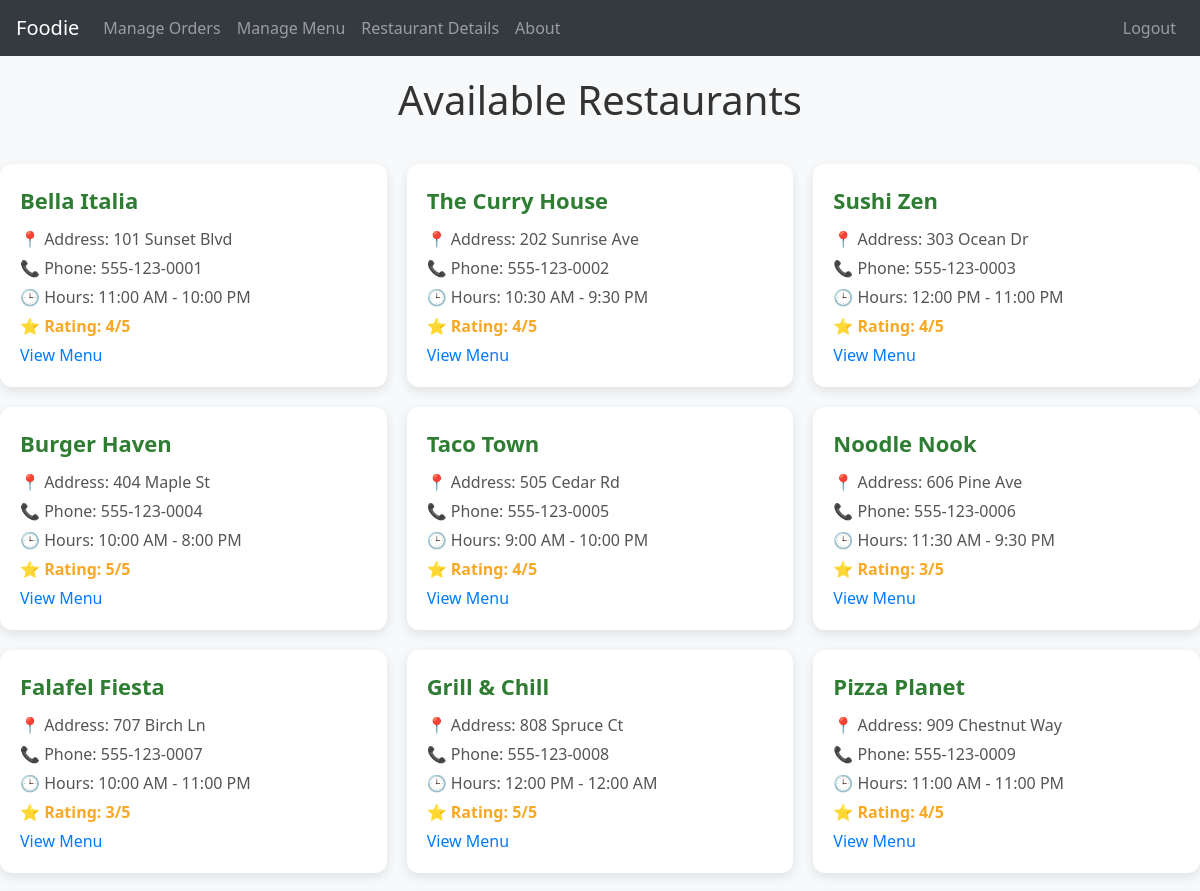
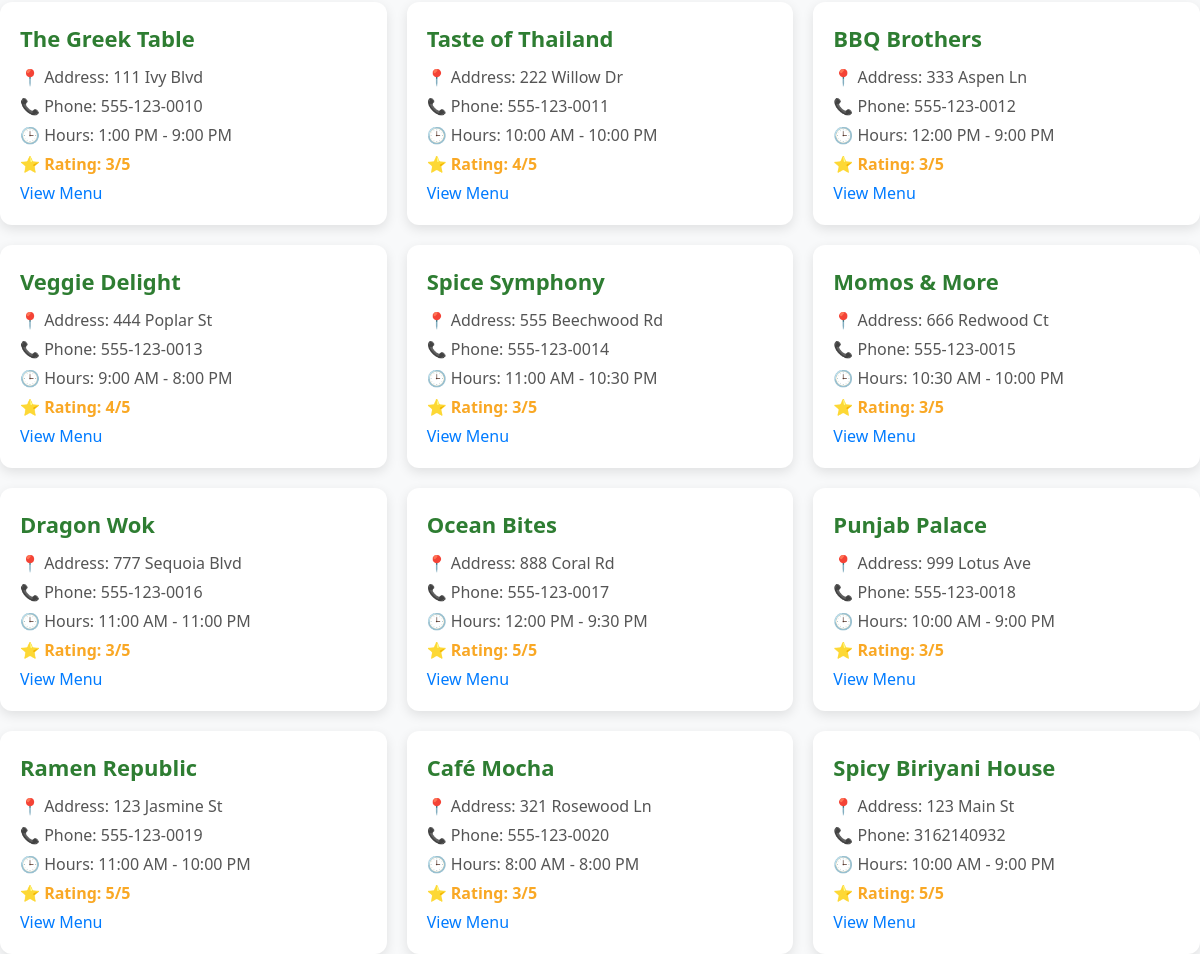
Page /restaurants (signed in) on the committed database (2 pictures, top to bottom).
### tables this page shows
CREATE TABLE Reviews (
    ReviewID INTEGER PRIMARY KEY AUTOINCREMENT,
    UserID INTEGER NOT NULL,
    RestaurantID INTEGER NOT NULL,
    Rating INTEGER CHECK(Rating BETWEEN 1 AND 5) NOT NULL,
    Comment TEXT,
    ReviewDate DATETIME DEFAULT CURRENT_TIMESTAMP,
    FOREIGN KEY (UserID) REFERENCES Users(UserID),
    FOREIGN KEY (RestaurantID) REFERENCES Restaurants(RestaurantID)
);

CREATE TABLE Restaurants (
    RestaurantID INTEGER PRIMARY KEY AUTOINCREMENT,
    OwnerID INTEGER NOT NULL,
    Name TEXT NOT NULL,
    Address TEXT NOT NULL,
    PhoneNumber TEXT NOT NULL,
    OpeningHours TEXT NOT NULL,
    FOREIGN KEY (OwnerID) REFERENCES Users(UserID)
);

### app.py (the view)
@app.route('/restaurants')
@login_required
def restaurants():
    restaurants = get_restaurants()
    print(restaurants)
    return render_template('restaurants.html', restaurants=restaurants)

### app.py (called while the page is built)
def login_required(f):
    @wraps(f)
    def decorated_function(*args, **kwargs):
        if 'UserID' not in session:
            return redirect(url_for('signin'))
        return f(*args, **kwargs)
    return decorated_function

### appUtils.py (called while the page is built)
def get_db_connection():
    conn = sqlite3.connect('database.db')
    conn.row_factory = sqlite3.Row  # Makes fetching results easier
    return conn

def get_restaurants():
    conn = get_db_connection()
    cursor = conn.cursor()
    cursor.execute("SELECT * FROM Restaurants JOIN Reviews ON Restaurants.RestaurantID = Reviews.RestaurantID")
    restaurants = cursor.fetchall()  # returns a list of all rows in the table
    conn.close()
    return restaurants # Return the list of restaurants

### templates/restaurants.html (shortened to what this page needs)
<!DOCTYPE html>
<html lang="en">
<head>
    <link rel="stylesheet" href="{{ url_for('static', filename='style.css') }}">
    <link rel="stylesheet" href="https://stackpath.bootstrapcdn.com/bootstrap/4.5.2/css/bootstrap.min.css">
</head>
<body>
    <nav class="navbar navbar-expand-lg navbar-dark bg-dark">
        <a class="navbar-brand" href="{{ url_for('about') }}">Foodie</a>
        <div class="collapse navbar-collapse" id="navbarNav">
            <ul class="navbar-nav mr-auto">
                {% if session.get('Role') == 'RestaurantOwner' %}
                <li class="nav-item">
                    <a class="nav-link" href="{{ url_for('manage_orders', restaurant_id=session.get('RestaurantID')) }}">Manage Orders</a>
                </li>
                <li class="nav-item">
                    <a class="nav-link" href="{{ url_for('manage_menu',restaurant_id=session.get('RestaurantID')) }}">Manage Menu</a>
                </li>
                <li class="nav-item">
                    <a class="nav-link" href="{{ url_for('restaurant_details',restaurant_id=session.get('RestaurantID')) }}">Restaurant Details</a>
                </li>
                {% endif %}
                <li class="nav-item">
                    <a class="nav-link" href="{{ url_for('about') }}">About</a>
                </li>
            </ul>
            <ul class="navbar-nav">
                {% if session.get('UserID') %}
                <li class="nav-item">
                    <a class="nav-link" href="{{ url_for('logout') }}">Logout</a>
                </li>
                {% else %}
                <li class="nav-item">
                    <a class="nav-link" href="{{ url_for('signin') }}">Login</a>
                </li>
                {% endif %}
            </ul>
        </div>
    </nav>
    <h1>Available Restaurants</h1>
    <div class="restaurant-container">
        {% for restaurant in restaurants %}
            <div class="restaurant-card">
                <div class="restaurant-name">{{ restaurant['name'] }}</div>
                <div class="restaurant-info">📍 Address: {{ restaurant['address'] }}</div>
                <div class="restaurant-info">📞 Phone: {{ restaurant['PhoneNumber'] }}</div>
                <div class="restaurant-info">🕒 Hours: {{ restaurant['openinghours'] }}</div>
                <div class="restaurant-info rating">⭐ Rating: {{ restaurant['rating'] }}/5</div>
                <a href="{{ url_for('show_menu', restaurant_id=restaurant['restaurantid']) }}">View Menu</a>
            </div>
        {% endfor %}
    </div>
</body>
</html>

### static/style.css (style rules this page uses)
body { margin: 0; padding: 0; font-family: 'Segoe UI', Tahoma, Geneva, Verdana, sans-serif; }
h1 { font-size: 3.5em; margin-bottom: 20px; }
.restaurant-container { display: grid; grid-template-columns: repeat(auto-fit, minmax(320px, 1fr)); gap: 20px; max-width: 1200px; margin: 0 auto; }
.restaurant-card { background-color: white; padding: 20px; border-radius: 12px; box-shadow: 0 4px 12px rgba(0,0,0,0.1); transition: transform 0.2s ease; }
.restaurant-name { font-size: 22px; font-weight: bold; color: #2e7d32; margin-bottom: 10px; }
.restaurant-info { margin: 5px 0; color: #555; }
.rating { font-weight: bold; color: #f9a825; }

### templates/restaurants.html (style rules this page uses)
.navbar { margin-bottom: 20px; }
body { font-family: 'Segoe UI', sans-serif; background-color: #f8f9fa; margin: 0; }
h1 { text-align: center; color: #333; margin-bottom: 40px; }

### rows in the picture
Reviews: name "Bella Italia", address "101 Sunset Blvd", PhoneNumber "555-123-0001", openinghours "11:00 AM - 10:00 PM", rating "4"
Reviews: name "The Curry House", address "202 Sunrise Ave", PhoneNumber "555-123-0002", openinghours "10:30 AM - 9:30 PM", rating "4"
Reviews: name "Sushi Zen", address "303 Ocean Dr", PhoneNumber "555-123-0003", openinghours "12:00 PM - 11:00 PM", rating "4"
Reviews: name "Burger Haven", address "404 Maple St", PhoneNumber "555-123-0004", openinghours "10:00 AM - 8:00 PM", rating "5"
Reviews: name "Taco Town", address "505 Cedar Rd", PhoneNumber "555-123-0005", openinghours "9:00 AM - 10:00 PM", rating "4"
Reviews: name "Noodle Nook", address "606 Pine Ave", PhoneNumber "555-123-0006", openinghours "11:30 AM - 9:30 PM", rating "3"
Reviews: name "Falafel Fiesta", address "707 Birch Ln", PhoneNumber "555-123-0007", openinghours "10:00 AM - 11:00 PM", rating "3"
Reviews: name "Grill & Chill", address "808 Spruce Ct", PhoneNumber "555-123-0008", openinghours "12:00 PM - 12:00 AM", rating "5"
Reviews: name "Pizza Planet", address "909 Chestnut Way", PhoneNumber "555-123-0009", openinghours "11:00 AM - 11:00 PM", rating "4"
Reviews: name "The Greek Table", address "111 Ivy Blvd", PhoneNumber "555-123-0010", openinghours "1:00 PM - 9:00 PM", rating "3"
Reviews: name "Taste of Thailand", address "222 Willow Dr", PhoneNumber "555-123-0011", openinghours "10:00 AM - 10:00 PM", rating "4"
Reviews: name "BBQ Brothers", address "333 Aspen Ln", PhoneNumber "555-123-0012", openinghours "12:00 PM - 9:00 PM", rating "3"
Reviews: name "Veggie Delight", address "444 Poplar St", PhoneNumber "555-123-0013", openinghours "9:00 AM - 8:00 PM", rating "4"
Reviews: name "Spice Symphony", address "555 Beechwood Rd", PhoneNumber "555-123-0014", openinghours "11:00 AM - 10:30 PM", rating "3"
Reviews: name "Momos & More", address "666 Redwood Ct", PhoneNumber "555-123-0015", openinghours "10:30 AM - 10:00 PM", rating "3"
Reviews: name "Dragon Wok", address "777 Sequoia Blvd", PhoneNumber "555-123-0016", openinghours "11:00 AM - 11:00 PM", rating "3"
Reviews: name "Ocean Bites", address "888 Coral Rd", PhoneNumber "555-123-0017", openinghours "12:00 PM - 9:30 PM", rating "5"
Reviews: name "Punjab Palace", address "999 Lotus Ave", PhoneNumber "555-123-0018", openinghours "10:00 AM - 9:00 PM", rating "3"
Reviews: name "Ramen Republic", address "123 Jasmine St", PhoneNumber "555-123-0019", openinghours "11:00 AM - 10:00 PM", rating "5"
Reviews: name "Café Mocha", address "321 Rosewood Ln", PhoneNumber "555-123-0020", openinghours "8:00 AM - 8:00 PM", rating "3"
Reviews: name "Spicy Biriyani House", address "123 Main St", PhoneNumber "3162140932", openinghours "10:00 AM - 9:00 PM", rating "5"
